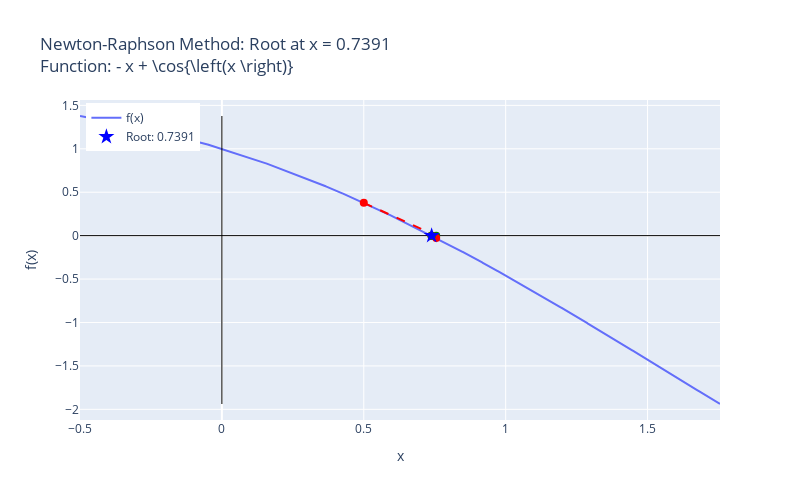

Write notebook code for a chart like this one.
### Code cell
runNRM(f, x0)

### Figure 1 — Plotly figure (JSON) as saved in the notebook; plotly's stock layout.template omitted (floating-point values rounded to 4 significant figures; data arrays with more than 128 entries replaced by an {"elided": "..."} marker saying what was removed)
{"data": [{"mode": "lines", "name": "f(x)", "type": "scatter", "x": {"elided": "4000 float values"}, "y": {"elided": "4000 float values"}}, {"line": {"color": "black", "width": 1}, "mode": "lines", "showlegend": false, "type": "scatter", "x": [-0.5, 1.755], "y": [0, 0]}, {"line": {"color": "black", "width": 1}, "mode": "lines", "showlegend": false, "type": "scatter", "x": [0, 0], "y": [-1.939, 1.378]}, {"line": {"color": "red", "dash": "dash"}, "mode": "lines", "showlegend": false, "type": "scatter", "x": [0.5, 0.7552], "y": [0.3776, 0]}, {"marker": {"color": "red", "size": 8}, "mode": "markers", "showlegend": false, "type": "scatter", "x": [0.5], "y": [0.3776]}, {"marker": {"color": "green", "size": 8}, "mode": "markers", "showlegend": false, "type": "scatter", "x": [0.7552], "y": [0]}, {"line": {"color": "red", "dash": "dash"}, "mode": "lines", "showlegend": false, "type": "scatter", "x": [0.7552, 0.7391], "y": [-0.0271, 0]}, {"marker": {"color": "red", "size": 8}, "mode": "markers", "showlegend": false, "type": "scatter", "x": [0.7552], "y": [-0.0271]}, {"marker": {"color": "green", "size": 8}, "mode": "markers", "showlegend": false, "type": "scatter", "x": [0.7391], "y": [0]}, {"line": {"color": "red", "dash": "dash"}, "mode": "lines", "showlegend": false, "type": "scatter", "x": [0.7391, 0.7391], "y": [-9.462e-05, 0]}, {"marker": {"color": "red", "size": 8}, "mode": "markers", "showlegend": false, "type": "scatter", "x": [0.7391], "y": [-9.462e-05]}, {"marker": {"color": "green", "size": 8}, "mode": "markers", "showlegend": false, "type": "scatter", "x": [0.7391], "y": [0]}, {"line": {"color": "red", "dash": "dash"}, "mode": "lines", "showlegend": false, "type": "scatter", "x": [0.7391, 0.7391], "y": [-1.181e-09, 0]}, {"marker": {"color": "red", "size": 8}, "mode": "markers", "showlegend": false, "type": "scatter", "x": [0.7391], "y": [-1.181e-09]}, {"marker": {"color": "green", "size": 8}, "mode": "markers", "showlegend": false, "type": "scatter", "x": [0.7391], "y": [0]}, {"marker": {"color": "blue", "size": 12, "symbol": "star"}, "mode": "markers", "name": "Root: 0.7391", "type": "scatter", "x": [0.7391], "y": [0]}], "layout": {"height": 500, "legend": {"x": 0.01, "xanchor": "left", "y": 0.99, "yanchor": "top"}, "title": {"text": "Newton-Raphson Method: Root at x = 0.7391<br>Function: - x + \\cos{\\left(x \\right)}"}, "width": 800, "xaxis": {"title": {"text": "x"}}, "yaxis": {"title": {"text": "f(x)"}}}}
